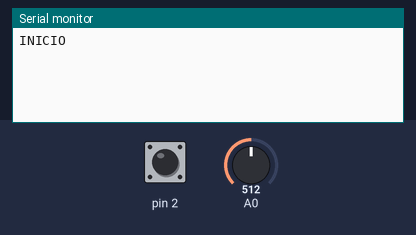
The sketch below on a simulated Arduino Uno, built with avr-gcc and run on an emulated ATmega328P. Parts: the last lines printed to the serial monitor. The test bench sets the inputs (shaded band); at power-on: pin 2 HIGH, A0 = 512.

Above: at 1.2 s.
1.3 s: pin 2 driven LOW
At 1.43 s:
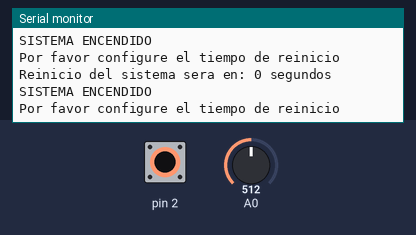
2.8 s: pin 2 driven HIGH
At 3.4 s:
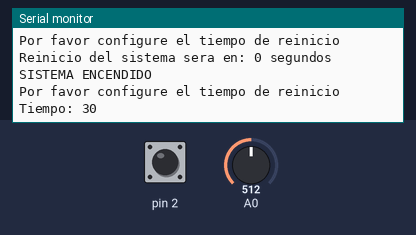
4.3 s: pin 2 driven LOW
At 4.47 s:
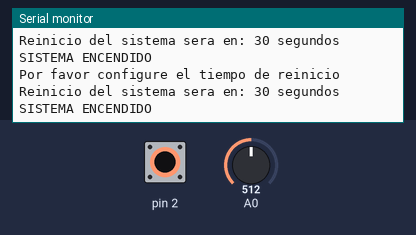

The sketch:

Vasquez_Juan_Deber9.ino
```cpp
/*UNIVERSIDAD TECNICA DEL NORTE
 * JUAN JOSE VASQUEZ
 * SISTEMAS EMBEBIDOS
 *
 */
#include <avr/wdt.h> // Libreria WDT
#include <MsTimer2.h>

int cont = 0;
int on = 0;
int ad = 0;
int t=0;
int t2=1;

void setup(){
  Serial.begin(9600);
  Serial.println("INICIO");
  MsTimer2::set(1000, reset);
  attachInterrupt(0,modo,LOW);
}

void loop() {
  if(on==1){
    ad = analogRead(0);
    t= map(ad, 0, 1023, 0, 60);
    delay(50);
    if (t2!=t){
      Serial.println(String("Tiempo: ")+String(t));
    }
    t2=t;
  }
}

void reset() {
  cont++;
  if (cont==t){
  wdt_disable();
  wdt_enable(WDTO_500MS);
  }
}

void modo() {
  switch(on){
    case 0:
      Serial.println("SISTEMA ENCENDIDO");
      Serial.println("Por favor configure el tiempo de reinicio");
      on++;
    break;

    case 1:
      Serial.println(String("Reinicio del sistema sera en: ")+String(t)+String(" segundos"));
      MsTimer2::start();
      on=0;
    break;
  }
}
```

Measured:
- after the input at 1.3 s, the serial monitor: prints a new line at once (image 1)
- after the input at 2.8 s, the serial monitor: prints a new line after 0.08 s (image 2)
- after the input at 4.3 s, the serial monitor: prints a new line at once (image 3)
